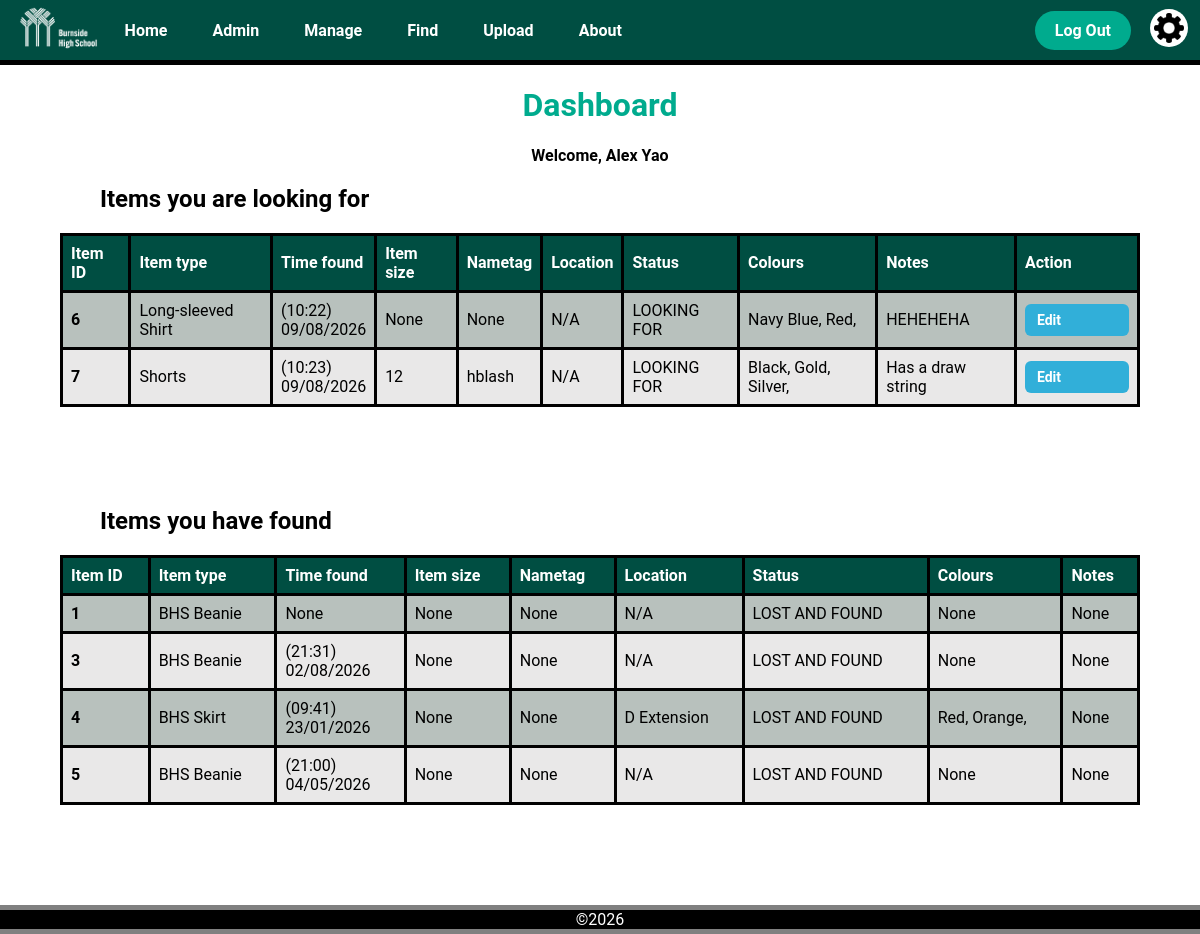
Page /dashboard (signed in) on the earlier database version.
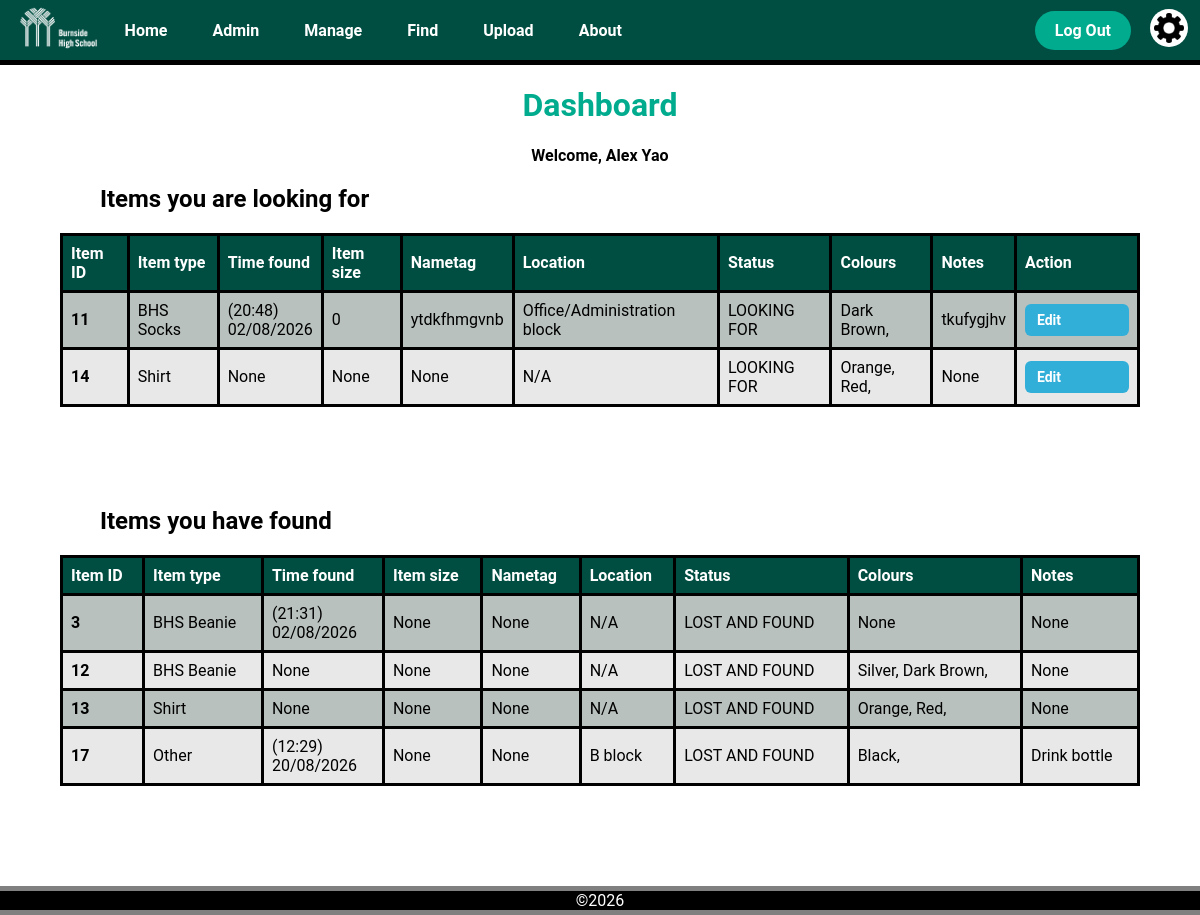
Same page on the later database version.
### app.py (models this page shows)
class LostItem(db.Model):
    __tablename__ = 'lost_item'
    item_id = db.Column(db.Integer, primary_key=True)
    finder_id = db.Column(db.String(6), db.ForeignKey('user.user_id'))
    item_type = db.Column(db.String(50))
    time_found = db.Column(db.String(50))
    size = db.Column(db.String(50))
    nametag = db.Column(db.String(50))
    location = db.Column(db.String(50))
    status = db.Column(db.String(50))
    notes = db.Column(db.String(50))
    colours = db.relationship('Colour', secondary='lostitem_colour', backref='lost_items')

class Colour(db.Model):
    __tablename__ = 'colour'
    colour_id = db.Column(db.Integer, primary_key=True)
    name = db.Column(db.String(50))

### app.py (the view)
@app.route('/dashboard', methods=['POST', 'GET'])
@login_required
def dashboard():
    lost_items = LostItem.query.filter_by(finder_id=current_user.school_code,
                                          status='LOOKING FOR').all()
    lost_and_found_items = LostItem.query.filter_by(finder_id=current_user.school_code,
                                                    status='LOST AND FOUND').all()
    for item in lost_items + lost_and_found_items:
        item.colour_names = [colour.name for colour in item.colours]
    name = f'{current_user.first_name} {current_user.last_name}'
    return render_template('dashboard.html',
                           title='Dashboard',
                           lost_items=lost_items,
                           lost_and_found_items=lost_and_found_items,
                           name=name)

### app.py (called while the page is built)
@login_manager.user_loader
def load_user(user_id):
    return User.query.get(int(user_id))

@app.context_processor
def inject_variables():
    return dict(show_footer=True,
                logged_in=current_user.is_authenticated,
                current_user_clearance=session.get('clearance'),
                min_time="2026-01-01T00:00",
                current_time=datetime.now().strftime("%Y-%m-%dT%H:%M")
                )

@app.before_request
def before_request():
    if request.endpoint in ['logout', 'static']:
        return
    if current_user.is_authenticated is True and current_user.clearance == 3:
        return render_template("error.html",
                               title="Forbidden",
                               error_title="Your account has been disabled",
                               error_message="Please contact an administrator")

### templates/dashboard.html (shortened to what this page needs)
{% extends "layout.html" %}
{% block content %}
<h1 class="title">
    Dashboard
</h1>
<div class="info_text">
  <p>Welcome, {{name}}</p>
</div>
<table class="item_info_table">
  <h2 class="sub_heading">Items you are looking for</h2>
    <tr>
      <th class="item_info_header">Item ID</th>
      <th class="item_info_header">Item type</th>
      <th class="item_info_header">Time found</th>
      <th class="item_info_header">Item size</th>
      <th class="item_info_header">Nametag</th>
      <th class="item_info_header">Location</th>
      <th class="item_info_header">Status</th>
      <th class="item_info_header">Colours</th>
      <th class="item_info_header">Notes</th>
      <th class="item_info_header">Action</th>
    </tr>
    {% for item in lost_items %}
    <tr class="item_info_row">
      <th>{{item.item_id}}</th>
      <td>{{item.item_type}}</td>
      <td>
        {% if item.time_found is not none %}
          ({{ item.time_found[11:16] }})<br>{{ item.time_found[8:10] }}/{{ item.time_found[5:7] }}/{{ item.time_found[0:4] }}
        {% else %}
          {{item.time_found}}
        {% endif %}
      </td>
      <td>{{item.size}}</td>
      <td>{{item.nametag}}</td>
      <td>{{item.location}}</td>
      <td>{{item.status}}</td>
      <td>
        {% if item.colour_names %}
            {% for colour in item.colour_names %}
              {{ colour }},
            {% endfor %}
        {% else %}
          None
        {% endif %}
      </td>
      <td>{{item.notes}}</td>
      <td class="edit_item_button"><a class='edit_button' href="/item/{{item.item_id}}">Edit</a></td>
    </tr>
    {% endfor %}
</table>
<table class="item_info_table">
  <h2 class="sub_heading">Items you have found</h2>
    <tr>
      <th class="item_info_header">Item ID</th>
      <th class="item_info_header">Item type</th>
      <th class="item_info_header">Time found</th>
      <th class="item_info_header">Item size</th>
      <th class="item_info_header">Nametag</th>
      <th class="item_info_header">Location</th>
      <th class="item_info_header">Status</th>
      <th class="item_info_header">Colours</th>
      <th class="item_info_header">Notes</th>
    </tr>
    {% for item in lost_and_found_items %}
    <tr class="item_info_row">
      <th>{{item.item_id}}</th>
      <td>{{item.item_type}}</td>
      <td>
        {% if item.time_found is not none %}
          ({{ item.time_found[11:16] }})<br>{{ item.time_found[8:10] }}/{{ item.time_found[5:7] }}/{{ item.time_found[0:4] }}
        {% else %}
          {{item.time_found}}
        {% endif %}
      </td>
      <td>{{item.size}}</td>
      <td>{{item.nametag}}</td>
      <td>{{item.location}}</td>
      <td>{{item.status}}</td>
      <td>
        {% if item.colour_names %}
            {% for colour in item.colour_names %}
              {{ colour }},
            {% endfor %}
        {% else %}
          None
        {% endif %}
      </td>
      <td>{{item.notes}}</td>
    </tr>
    {% endfor %}
</table>
{% endblock %}

Differences in the rows shown:
no longer on this page (row edited): LostItem: item_id "6", item_type "Long-sleeved Shirt", time_found "10:22", time_found "09", time_found "08", time_found "2026", size "None", nametag "None", location "N/A", status "LOOKING FOR", notes "HEHEHEHA", Colour (name "Red"), shown under "Items you are looking for"
no longer on this page (row unchanged): Colour: name "Navy Blue", shown under "6"
removed LostItem: item_id "7", item_type "Shorts", time_found "10:23", time_found "09", time_found "08", time_found "2026", size "12", nametag "hblash", location "N/A", status "LOOKING FOR", notes "Has a draw string", Colour (name "Black"), Colour (name "Silver"), shown under "Items you are looking for"
no longer on this page (row unchanged): Colour: name "Gold", shown under "7"
no longer on this page (row edited): LostItem: item_id "1", item_type "BHS Beanie", time_found "None", size "None", nametag "None", location "N/A", status "LOST AND FOUND", notes "None", shown under "Items you have found"
no longer on this page (row edited): LostItem: item_id "4", item_type "BHS Skirt", time_found "09:41", time_found "23", time_found "01", time_found "2026", size "None", nametag "None", location "D Extension", status "LOST AND FOUND", notes "None", Colour (name "Red"), Colour (name "Orange"), shown under "Items you have found"
no longer on this page (row edited): LostItem: item_id "5", item_type "BHS Beanie", time_found "21:00", time_found "04", time_found "05", time_found "2026", size "None", nametag "None", location "N/A", status "LOST AND FOUND", notes "None", shown under "Items you have found"
now on this page (row edited): LostItem: item_id "11", item_type "BHS Socks", time_found "20:48", time_found "02", time_found "08", time_found "2026", size "0", nametag "ytdkfhmgvnb", location "Office/Administration block", status "LOOKING FOR", notes "tkufygjhv", shown under "Items you are looking for"
now on this page (row unchanged): Colour: name "Dark Brown"
added LostItem: item_id "14", item_type "Shirt", time_found "None", size "None", nametag "None", location "N/A", status "LOOKING FOR", notes "None", Colour (name "Orange"), Colour (name "Red"), shown under "Items you are looking for"
now on this page (row edited): LostItem: item_id "12", item_type "BHS Beanie", time_found "None", size "None", nametag "None", location "N/A", status "LOST AND FOUND", notes "None", Colour (name "Silver"), shown under "Items you have found"
added LostItem: item_id "13", item_type "Shirt", time_found "None", size "None", nametag "None", location "N/A", status "LOST AND FOUND", notes "None", Colour (name "Orange"), Colour (name "Red"), shown under "Items you have found"
added LostItem: item_id "17", item_type "Other", time_found "12:29", time_found "20", time_found "08", time_found "2026", size "None", nametag "None", location "B block", status "LOST AND FOUND", notes "Drink bottle", Colour (name "Black"), shown under "Items you have found"
